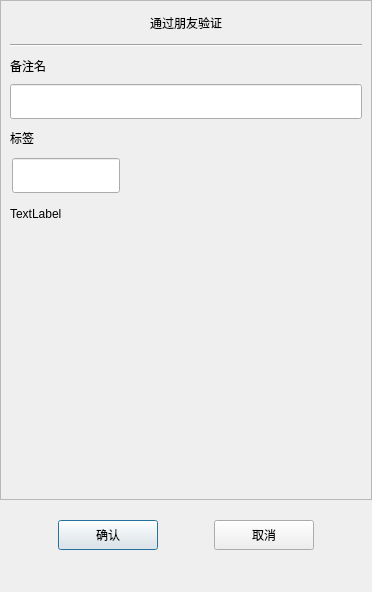
<?xml version="1.0" encoding="UTF-8"?>
<ui version="4.0">
 <class>AuthenFriend</class>
 <widget class="QDialog" name="AuthenFriend">
  <property name="geometry">
   <rect>
    <x>0</x>
    <y>0</y>
    <width>372</width>
    <height>592</height>
   </rect>
  </property>
  <property name="windowTitle">
   <string>Dialog</string>
  </property>
  <layout class="QVBoxLayout" name="verticalLayout">
   <property name="spacing">
    <number>0</number>
   </property>
   <property name="leftMargin">
    <number>0</number>
   </property>
   <property name="topMargin">
    <number>0</number>
   </property>
   <property name="rightMargin">
    <number>0</number>
   </property>
   <property name="bottomMargin">
    <number>0</number>
   </property>
   <item>
    <widget class="QScrollArea" name="scrollArea">
     <property name="minimumSize">
      <size>
       <width>0</width>
       <height>500</height>
      </size>
     </property>
     <property name="widgetResizable">
      <bool>true</bool>
     </property>
     <widget class="QWidget" name="scrollcontent">
      <property name="geometry">
       <rect>
        <x>0</x>
        <y>0</y>
        <width>370</width>
        <height>498</height>
       </rect>
      </property>
      <layout class="QVBoxLayout" name="verticalLayout_6">
       <property name="spacing">
        <number>0</number>
       </property>
       <property name="leftMargin">
        <number>0</number>
       </property>
       <property name="rightMargin">
        <number>0</number>
       </property>
       <item>
        <widget class="QLabel" name="apply_lb">
         <property name="minimumSize">
          <size>
           <width>0</width>
           <height>25</height>
          </size>
         </property>
         <property name="maximumSize">
          <size>
           <width>16777215</width>
           <height>25</height>
          </size>
         </property>
         <property name="text">
          <string>通过朋友验证</string>
         </property>
         <property name="alignment">
          <set>Qt::AlignCenter</set>
         </property>
        </widget>
       </item>
       <item>
        <widget class="QWidget" name="apply_wid" native="true">
         <layout class="QVBoxLayout" name="verticalLayout_2">
          <item>
           <widget class="Line" name="h_line">
            <property name="orientation">
             <enum>Qt::Horizontal</enum>
            </property>
           </widget>
          </item>
          <item>
           <widget class="QLabel" name="label_2">
            <property name="minimumSize">
             <size>
              <width>0</width>
              <height>25</height>
             </size>
            </property>
            <property name="maximumSize">
             <size>
              <width>16777215</width>
              <height>25</height>
             </size>
            </property>
            <property name="text">
             <string>备注名</string>
            </property>
           </widget>
          </item>
          <item>
           <widget class="CustomizeEdit" name="back_ed">
            <property name="minimumSize">
             <size>
              <width>0</width>
              <height>35</height>
             </size>
            </property>
            <property name="maximumSize">
             <size>
              <width>16777215</width>
              <height>35</height>
             </size>
            </property>
           </widget>
          </item>
          <item>
           <widget class="QLabel" name="label_3">
            <property name="minimumSize">
             <size>
              <width>0</width>
              <height>25</height>
             </size>
            </property>
            <property name="maximumSize">
             <size>
              <width>16777215</width>
              <height>25</height>
             </size>
            </property>
            <property name="text">
             <string>标签</string>
            </property>
           </widget>
          </item>
          <item>
           <widget class="QWidget" name="lb_group_wid" native="true">
            <property name="minimumSize">
             <size>
              <width>0</width>
              <height>50</height>
             </size>
            </property>
            <layout class="QVBoxLayout" name="verticalLayout_4">
             <property name="spacing">
              <number>0</number>
             </property>
             <property name="leftMargin">
              <number>0</number>
             </property>
             <property name="topMargin">
              <number>0</number>
             </property>
             <property name="rightMargin">
              <number>0</number>
             </property>
             <property name="bottomMargin">
              <number>0</number>
             </property>
             <item>
              <widget class="QWidget" name="gridWidget" native="true">
               <property name="minimumSize">
                <size>
                 <width>0</width>
                 <height>40</height>
                </size>
               </property>
               <property name="maximumSize">
                <size>
                 <width>16777215</width>
                 <height>40</height>
                </size>
               </property>
               <widget class="CustomizeEdit" name="lb_ed">
                <property name="geometry">
                 <rect>
                  <x>2</x>
                  <y>2</y>
                  <width>108</width>
                  <height>35</height>
                 </rect>
                </property>
                <property name="minimumSize">
                 <size>
                  <width>0</width>
                  <height>0</height>
                 </size>
                </property>
                <property name="maximumSize">
                 <size>
                  <width>16777215</width>
                  <height>35</height>
                 </size>
                </property>
               </widget>
              </widget>
             </item>
             <item>
              <widget class="QWidget" name="input_tip_wid" native="true">
               <property name="minimumSize">
                <size>
                 <width>0</width>
                 <height>35</height>
                </size>
               </property>
               <layout class="QVBoxLayout" name="verticalLayout_5">
                <property name="spacing">
                 <number>0</number>
                </property>
                <property name="leftMargin">
                 <number>0</number>
                </property>
                <property name="topMargin">
                 <number>0</number>
                </property>
                <property name="rightMargin">
                 <number>0</number>
                </property>
                <property name="bottomMargin">
                 <number>0</number>
                </property>
                <item>
                 <widget class="ClickedOnceLabel" name="tip_lb">
                  <property name="text">
                   <string>TextLabel</string>
                  </property>
                  <property name="alignment">
                   <set>Qt::AlignLeading|Qt::AlignLeft|Qt::AlignVCenter</set>
                  </property>
                 </widget>
                </item>
               </layout>
              </widget>
             </item>
            </layout>
           </widget>
          </item>
          <item>
           <widget class="QWidget" name="widget" native="true">
            <property name="minimumSize">
             <size>
              <width>0</width>
              <height>60</height>
             </size>
            </property>
            <property name="maximumSize">
             <size>
              <width>16777215</width>
              <height>16777215</height>
             </size>
            </property>
            <layout class="QHBoxLayout" name="horizontalLayout">
             <property name="leftMargin">
              <number>0</number>
             </property>
             <property name="topMargin">
              <number>0</number>
             </property>
             <property name="rightMargin">
              <number>0</number>
             </property>
             <property name="bottomMargin">
              <number>0</number>
             </property>
             <item>
              <widget class="QWidget" name="lb_list" native="true">
               <property name="minimumSize">
                <size>
                 <width>287</width>
                 <height>50</height>
                </size>
               </property>
               <property name="maximumSize">
                <size>
                 <width>287</width>
                 <height>16777215</height>
                </size>
               </property>
              </widget>
             </item>
             <item>
              <widget class="QWidget" name="more_lb_wid" native="true">
               <property name="minimumSize">
                <size>
                 <width>30</width>
                 <height>0</height>
                </size>
               </property>
               <property name="maximumSize">
                <size>
                 <width>30</width>
                 <height>16777215</height>
                </size>
               </property>
               <layout class="QVBoxLayout" name="verticalLayout_3">
                <property name="leftMargin">
                 <number>2</number>
                </property>
                <property name="topMargin">
                 <number>2</number>
                </property>
                <property name="rightMargin">
                 <number>2</number>
                </property>
                <property name="bottomMargin">
                 <number>2</number>
                </property>
                <item>
                 <spacer name="verticalSpacer_2">
                  <property name="orientation">
                   <enum>Qt::Vertical</enum>
                  </property>
                  <property name="sizeHint" stdset="0">
                   <size>
                    <width>20</width>
                    <height>40</height>
                   </size>
                  </property>
                 </spacer>
                </item>
                <item>
                 <widget class="ClickedOnceLabel" name="more_lb">
                  <property name="minimumSize">
                   <size>
                    <width>25</width>
                    <height>25</height>
                   </size>
                  </property>
                  <property name="maximumSize">
                   <size>
                    <width>25</width>
                    <height>25</height>
                   </size>
                  </property>
                  <property name="text">
                   <string/>
                  </property>
                 </widget>
                </item>
                <item>
                 <spacer name="verticalSpacer_4">
                  <property name="orientation">
                   <enum>Qt::Vertical</enum>
                  </property>
                  <property name="sizeType">
                   <enum>QSizePolicy::Fixed</enum>
                  </property>
                  <property name="sizeHint" stdset="0">
                   <size>
                    <width>20</width>
                    <height>60</height>
                   </size>
                  </property>
                 </spacer>
                </item>
               </layout>
              </widget>
             </item>
            </layout>
           </widget>
          </item>
         </layout>
        </widget>
       </item>
      </layout>
     </widget>
    </widget>
   </item>
   <item>
    <spacer name="verticalSpacer_3">
     <property name="orientation">
      <enum>Qt::Vertical</enum>
     </property>
     <property name="sizeType">
      <enum>QSizePolicy::Fixed</enum>
     </property>
     <property name="sizeHint" stdset="0">
      <size>
       <width>20</width>
       <height>10</height>
      </size>
     </property>
    </spacer>
   </item>
   <item>
    <widget class="QWidget" name="apply_sure_wid" native="true">
     <property name="minimumSize">
      <size>
       <width>0</width>
       <height>50</height>
      </size>
     </property>
     <layout class="QHBoxLayout" name="horizontalLayout_2">
      <item>
       <spacer name="horizontalSpacer">
        <property name="orientation">
         <enum>Qt::Horizontal</enum>
        </property>
        <property name="sizeHint" stdset="0">
         <size>
          <width>39</width>
          <height>20</height>
         </size>
        </property>
       </spacer>
      </item>
      <item>
       <widget class="ClickedBtn" name="sure_btn">
        <property name="minimumSize">
         <size>
          <width>100</width>
          <height>30</height>
         </size>
        </property>
        <property name="maximumSize">
         <size>
          <width>100</width>
          <height>30</height>
         </size>
        </property>
        <property name="text">
         <string>确认</string>
        </property>
       </widget>
      </item>
      <item>
       <spacer name="horizontalSpacer_3">
        <property name="orientation">
         <enum>Qt::Horizontal</enum>
        </property>
        <property name="sizeHint" stdset="0">
         <size>
          <width>40</width>
          <height>20</height>
         </size>
        </property>
       </spacer>
      </item>
      <item>
       <widget class="ClickedBtn" name="cancel_btn">
        <property name="minimumSize">
         <size>
          <width>100</width>
          <height>30</height>
         </size>
        </property>
        <property name="text">
         <string>取消</string>
        </property>
       </widget>
      </item>
      <item>
       <spacer name="horizontalSpacer_2">
        <property name="orientation">
         <enum>Qt::Horizontal</enum>
        </property>
        <property name="sizeHint" stdset="0">
         <size>
          <width>40</width>
          <height>20</height>
         </size>
        </property>
       </spacer>
      </item>
     </layout>
    </widget>
   </item>
   <item>
    <spacer name="verticalSpacer">
     <property name="orientation">
      <enum>Qt::Vertical</enum>
     </property>
     <property name="sizeHint" stdset="0">
      <size>
       <width>20</width>
       <height>26</height>
      </size>
     </property>
    </spacer>
   </item>
  </layout>
 </widget>
 <customwidgets>
  <customwidget>
   <class>CustomizeEdit</class>
   <extends>QLineEdit</extends>
   <header>customizeedit.h</header>
  </customwidget>
  <customwidget>
   <class>ClickedBtn</class>
   <extends>QPushButton</extends>
   <header>clickedbtn.h</header>
  </customwidget>
  <customwidget>
   <class>ClickedOnceLabel</class>
   <extends>QLabel</extends>
   <header>clickedoncelabel.h</header>
  </customwidget>
 </customwidgets>
 <resources/>
 <connections/>
</ui>
